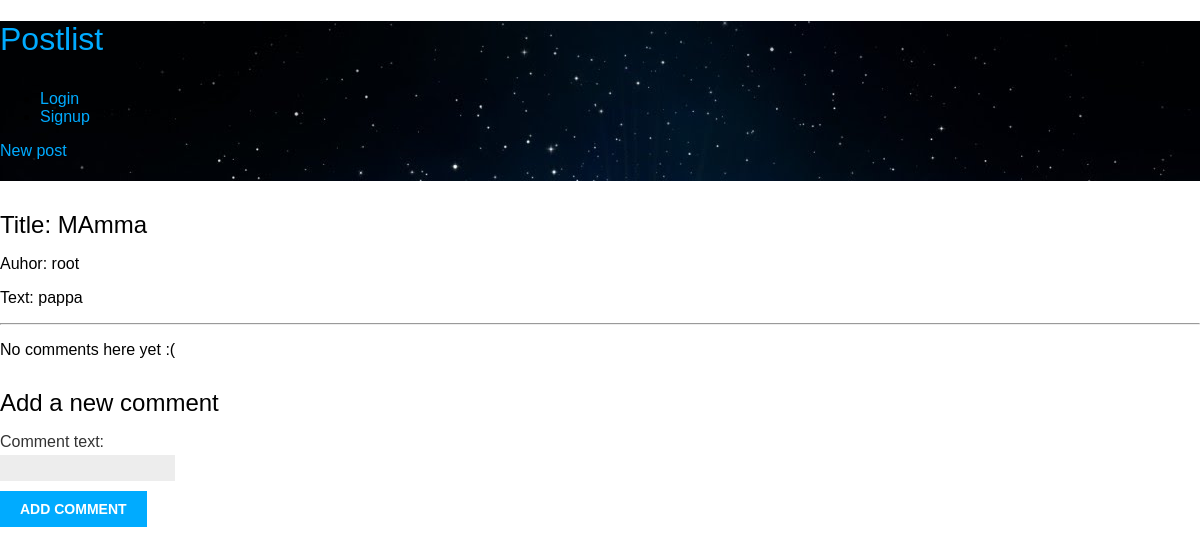
The page /details/22/ on the database as committed earlier.
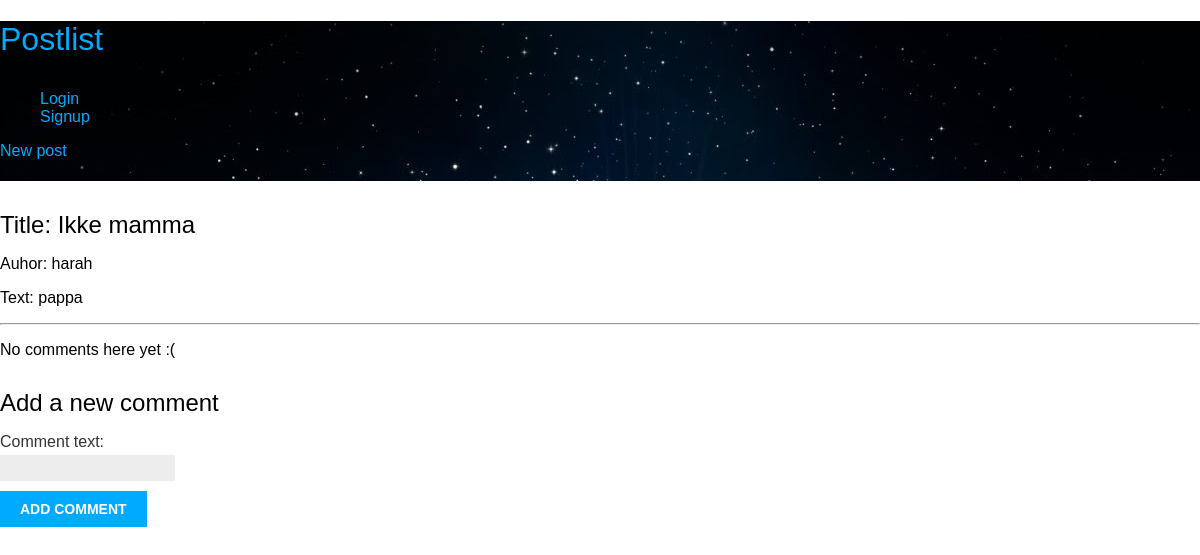
The same page on the database as committed later.
### blog/models.py (models this page shows, shortened)
@python_2_unicode_compatible  # only if you need to support Python 2
class Post(models.Model):
    STATUS_CHOICES = (
        ('draft', 'Draft'),
        ('published', 'Published'),
    )
    title = models.CharField(max_length=250)
    slug = models.SlugField(max_length=250, unique_for_date='publish')
    author = models.ForeignKey(User, related_name='blog_posts')
    body = models.TextField()
    publish = models.DateTimeField(default=timezone.now)
    created = models.DateTimeField(auto_now_add=True)
    updated = models.DateTimeField(auto_now=True)
    status = models.CharField(max_length=10, choices=STATUS_CHOICES, default='draft')
    class Meta:
        ordering = ('-publish',)

### blog/views.py (the view)
# urls.py: url(r'details/(?P<id>[0-9]+)/$', views.blog_detail, name="detail"),
def blog_detail(request, id):
	blog = Post.objects.get(id=id)
	comments = Comments.objects.filter(post=blog)
	if request.method == 'POST':
		print 'request.POST', request.POST
		comment_form = CommentForm(data=request.POST)
		if comment_form.is_valid():
			new_comment = comment_form.save(commit=False)
			new_comment.post = blog
			new_comment.save()
	else:
		comment_form = CommentForm()
	return render(request, 'blog/blog_detail.html', {'blog':blog, 'comments':comments, 'comment_form':comment_form})

### blog/forms.py
class CommentForm(forms.ModelForm):
	class Meta:
		model = Comments
		fields = ['comment_text',]

### blog/templates/blog/blog_detail.html (shortened to what this page needs)
{% include 'partials/header.html' %}
<div class="blog_detail">
	<div class="blog">
		<h2>Title: {{blog.title}}</h2>
		<p>Auhor: {{blog.author}}</p>
		<p>Text: {{blog.body}}</p>
	</div>
</div>
<hr>
{% for comment in comments %}
    <div class="comment">
        <div class="date">{{ comment.time_of_comment }}</div>
        <p>{{ comment.comment_text }}</p> <br>
    </div>
{% empty %}
    <p>No comments here yet :(</p>
{% endfor %}
{% if new_comment %}
        <h2>Your comment has been added.</h2>
    {% else %}
        <h2>Add a new comment</h2>
        <form action="." method="post">
            {{ comment_form.as_p }}
            <p><input type="submit" value="Add comment"></p>
        </form>
{% endif %}
{% include 'partials/footer.html' %}

Rows that differ between the two databases and show on the page:
changed Post "pappa": title "MAmma" → "Ikke mamma"; author "root" → "harah"
